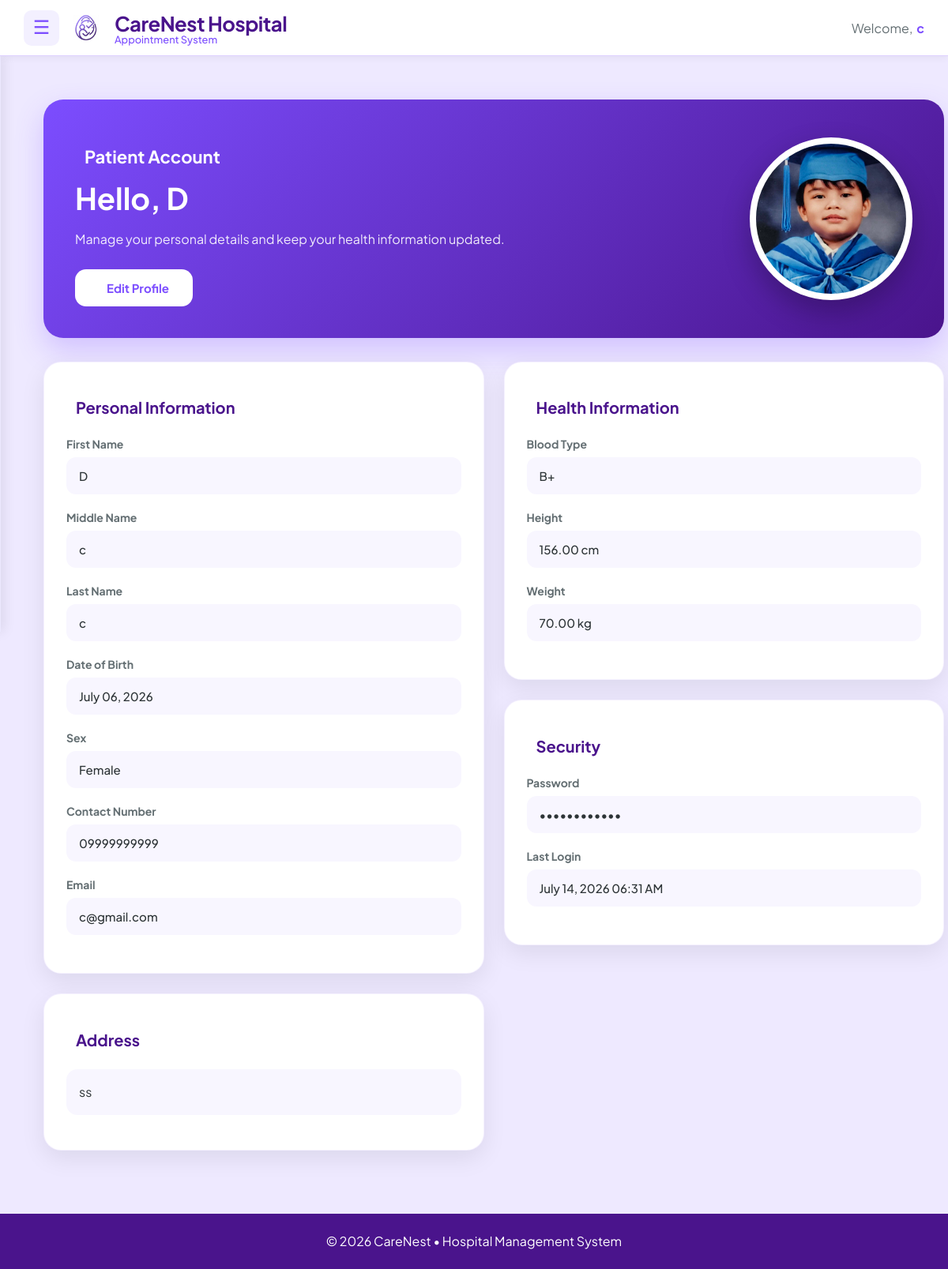
The app's page /patient/account_settings (signed in) with its own data.
### main/models.py (models this page shows, shortened)
class Patient(models.Model):
    SEX_CHOICES = [
        ('Male', 'Male'),
        ('Female', 'Female'),
        ('Other', 'Other'),
    ]
    BLOOD_TYPE_CHOICES = [
        ('A+', 'A+'),
        ('A-', 'A-'),
        ('B+', 'B+'),
        ('B-', 'B-'),
        ('AB+', 'AB+'),
        ('AB-', 'AB-'),
        ('O+', 'O+'),
        ('O-', 'O-'),
        ('Unknown', 'Unknown'),
    ]
    user = models.OneToOneField(
        User,
        on_delete=models.CASCADE,
        related_name='patient_profile'
    )
    first_name = models.CharField(max_length=50, default="Unknown")
    middle_name = models.CharField(max_length=50, blank=True, null=True)
    last_name = models.CharField(max_length=50, default="Unknown")
    date_of_birth = models.DateField()
    sex = models.CharField(
        max_length=10,
        choices=SEX_CHOICES,
        default='Male'
    )
    blood_type = models.CharField(
        max_length=10,
        choices=BLOOD_TYPE_CHOICES,
        default='Unknown'
    )
    height = models.DecimalField(
        max_digits=5,
        decimal_places=2,
        blank=True,
        null=True,
        help_text="Height in centimeters"
    )
    weight = models.DecimalField(
        max_digits=5,
        decimal_places=2,
        blank=True,
        null=True,
        help_text="Weight in kilograms"
    )
    address = models.TextField()
    contact_number = models.CharField(max_length=15)
    profile_picture = models.ImageField(
        upload_to=user_directory_path,
        default='default.jpg',
        blank=True,
        null=True
    )
    @property
    def email(self):
        return self.user.email

### main/views.py (the view, shortened to what this page needs)
# urls.py: path( "patient/account_settings",views.patient_account,name="patient_account"),
@login_required
def patient_account(request):
    patient = request.user.patient_profile
    return render(
        request,
        "patients/patient_details/patient_account.html",
        {
            "patient": patient
        }
    )

### main/templates/patients/patient_details/patient_account.html (shortened to what this page needs)
{% extends "includes/dashboard_base.html" %}
{% load static %}
{% block content %}
{% block extra_css %}
<link rel="stylesheet" href="{% static 'css/patient_account.css' %}">
{% endblock %}
<div class="account-page">
<div class="account-hero">
<div class="hero-content">
<div class="hero-text">
<h2 class="account-title">
Patient Account
</h2>
<h1>
Hello, {{ patient.first_name }}
</h1>
<p>
Manage your personal details and keep your health information updated.
</p>
<div class="hero-actions">
<a href="{% url 'patient_account_edit' %}" class="primary-btn">
Edit Profile
</a>
</div>
</div>
<div class="hero-profile">
<div class="profile-picture">
{% if patient.profile_picture %}
<img
src="{{ patient.profile_picture.url }}"
alt="Profile Picture">
{% else %}
<img
src="{% static 'images/default.jpg' %}"
alt="Default Profile">
{% endif %}
</div>
</div>
</div>
</div>
<div class="account-grid">
<div>
<div class="account-card">
<h2>
Personal Information
</h2>
<div class="info-item">
<label>
First Name
</label>
<p>
{{ patient.first_name }}
</p>
</div>
<div class="info-item">
<label>
Middle Name
</label>
<p>
{{ patient.middle_name|default:"N/A" }}
</p>
</div>
<div class="info-item">
<label>
Last Name
</label>
<p>
{{ patient.last_name }}
</p>
</div>
<div class="info-item">
<label>
Date of Birth
</label>
<p>
{{ patient.date_of_birth|date:"F d, Y" }}
</p>
</div>
<div class="info-item">
<label>
Sex
</label>
<p>
{{ patient.sex }}
</p>
</div>
<div class="info-item">
<label>
Contact Number
</label>
<p>
{{ patient.contact_number }}
</p>
</div>
<div class="info-item">
<label>
Email
</label>
<p>
{{ patient.email }}
</p>
</div>
</div>
<div class="account-card">
<h2>
Address
</h2>
<p class="text-display">
{{ patient.address }}
</p>
</div>
</div>
<div>
<div class="account-card">
<h2>
Health Information
</h2>
<div class="info-item">
<label>
Blood Type
</label>
<p>
{{ patient.blood_type }}
</p>
</div>
<div class="info-item">
<label>
Height
</label>
<p>
{{ patient.height|default:"N/A" }} cm
</p>
</div>
<div class="info-item">
<label>
Weight
</label>
<p>
{{ patient.weight|default:"N/A" }} kg
</p>
</div>
</div>
<div class="account-card">
<h2>
Security
</h2>
<div class="info-item">
<label>
Password
</label>
<p>
••••••••••••
</p>
</div>
<div class="info-item">
<label>
Last Login
</label>
<p>
{{ request.user.last_login|date:"F d, Y h:i A" }}
</p>
</div>
</div>
</div>
</div>
</div>
{% endblock %}

### main/templates/includes/dashboard_base.html (shortened to what this page needs)
{% load static %}
<!DOCTYPE html>
<html lang="en">
<head>
    <link rel="stylesheet" href="{% static 'css/dashboard_base.css' %}">
</head>
<body>
    <header class="dashboard-header">
        <div class="header-left">
            <button class="menu-btn" id="menu-toggle">
                ☰
            </button>
            <div class="brand">
                <img src="{% static 'images/CarenestLOGO.png' %}" alt="CareNest Logo" class="logo">
                <div class="brand-text">
                    <span class="hospital-name">CareNest Hospital</span>
                    <span class="tagline">Appointment System</span>
                </div>
            </div>
        </div>
        <div class="header-right">
            <span class="welcome-text">Welcome,</span>
            <span class="user-name">
                {{ request.user.first_name }}
            </span>
        </div>
    </header>
    <main class="dashboard-content" id="dashboard-content">
    {% block content %}
    {% endblock %}
</main>
    <footer class="dashboard-footer">
        <p>
            © 2026 CareNest • Hospital Management System
        </p>
    </footer>
</body>
</html>

### main/static/css/dashboard_base.css (style rules this page uses)
:root { --header-height:70px; --footer-height:70px; --sidebar-width:260px; --primary-purple:#7c4dff; --soft-purple:#f3f0ff; --deep-purple:#4a148c; --text-main:#2d3436; --text-muted:#636e72; --white:#ffffff; }
body { margin:0; font-family:'Plus Jakarta Sans',sans-serif; background:#fafaff; color:var(--text-main); min-height:100vh; display:flex; flex-direction:column; }
.dashboard-header { position:sticky; top:0; z-index:1000; height:70px; display:flex; justify-content:space-between; align-items:center; padding:0 30px; background:var(--white); border-bottom:1px solid #ddd0ff; box-shadow:0 2px 10px rgba(0,0,0,.05); }
.header-left { display:flex; align-items:center; gap:18px; }
.menu-btn { width:45px; height:45px; border:none; border-radius:10px; background:var(--soft-purple); color:var(--primary-purple); font-size:24px; cursor:pointer; transition:.3s; }
.brand { display:flex; align-items:center; gap:12px; }
.logo { width:32px; height:32px; object-fit:contain; margin-right:8px; }
.brand-text { display:flex; flex-direction:column; }
.hospital-name { font-size: 1.6rem; font-weight: 700; color: var(--deep-purple); letter-spacing: -0.5px; }
.tagline { font-size: 0.8rem; color: var(--primary-purple); font-weight: 500; margin-top: -4px; }
.header-right { display:flex; align-items:center; gap:5px; font-size:16px; }
.welcome-text { color:var(--text-muted); }
.user-name { font-weight:700; color:var(--primary-purple); }
.dashboard-content { flex:1; padding:30px; transition:margin-left .3s ease; background:#eee9ff; min-height:calc(100vh - var(--header-height) - var(--footer-height)); }
.dashboard-footer { height:70px; background:var(--deep-purple); color:white; display:flex; justify-content:center; align-items:center; flex-shrink:0; }

### main/static/css/patient_account.css (style rules this page uses)
.account-page { width:100%; padding:25px; font-family:"Plus Jakarta Sans", sans-serif; color:#2d3436; }
.account-hero { background: linear-gradient( 135deg, #7c4dff, #4a148c ); border-radius:25px; padding:40px; color:white; box-shadow: 0 15px 35px rgba(124,77,255,.25); margin-bottom:30px; }
.hero-content { display:flex; justify-content:space-between; align-items:center; }
.hero-text { max-width:65%; }
.account-title { display:flex; align-items:center; gap:12px; font-size:22px; margin-bottom:15px; }
.hero-text h1 { font-size:38px; margin:0 0 10px; font-weight:700; }
.hero-text p { font-size:16px; opacity:.9; line-height:1.6; }
.hero-profile { display:flex; justify-content:center; align-items:center; }
.profile-picture { width:190px; height:190px; border-radius:50%; overflow:hidden; background:white; border: 8px solid rgba(255,255,255,.7); box-shadow: 0 15px 35px rgba(0,0,0,.25); }
.profile-picture img { width:100%; height:100%; object-fit:cover; }
.hero-actions { margin-top:25px; }
.primary-btn { display:inline-flex; align-items:center; gap:10px; background:white; color:#7c4dff; padding:14px 30px; border-radius:14px; text-decoration:none; font-weight:700; font-size:15px; transition:.3s; }
.account-grid { display:grid; grid-template-columns: repeat(2,1fr); gap:25px; }
.account-card { background:white; border-radius:22px; padding:28px; margin-bottom:25px; box-shadow: 0 10px 30px rgba(0,0,0,.08); border: 1px solid rgba(124,77,255,.08); }
.account-card h2 { display:flex; align-items:center; gap:12px; font-size:20px; margin-bottom:25px; color:#4a148c; }
.info-item { display:flex; flex-direction:column; gap:8px; margin-bottom:20px; }
.info-item label { font-size:14px; font-weight:700; color:#636e72; }
.info-item p { margin:0; padding:14px 16px; background:#f8f6ff; border-radius:12px; color:#2d3436; font-size:15px; font-weight:500; }
.text-display { background:#f8f6ff; padding:16px; border-radius:14px; line-height:1.6; color:#2d3436; }

### records on screen
Patient: first_name "D", profile_picture (picture), middle_name "c", last_name "c", date_of_birth "July 06, 2026", sex "Female", contact_number "09999999999", email "c@gmail.com", address "ss", blood_type "B+", height "156.00", weight "70.00"

### other values on screen
{{ request.user.first_name }} "c"
{{ request.user.last_login|date:"F d, Y h:i A" }} "July 14, 2026 06:31 AM"
